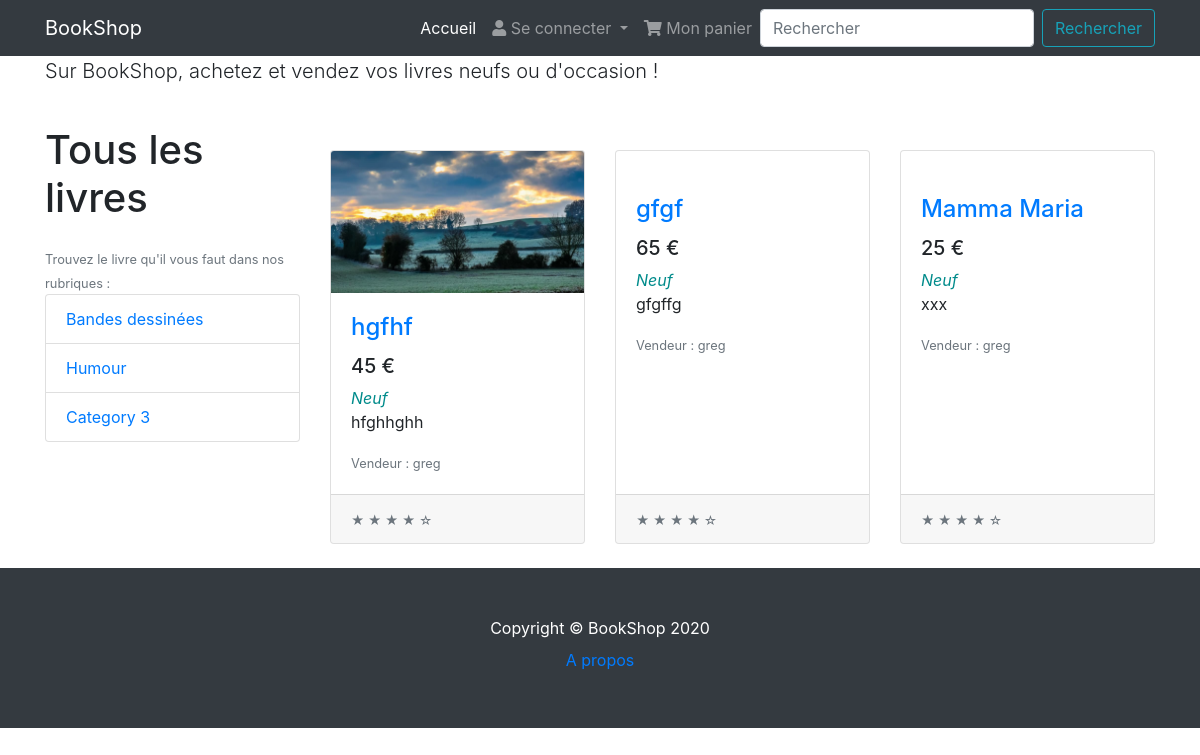
The page / on the database its author committed.
### tables this page shows
CREATE TABLE product (
  id INTEGER PRIMARY KEY AUTOINCREMENT,
  author_id INTEGER NOT NULL,
  created TIMESTAMP NOT NULL DEFAULT CURRENT_TIMESTAMP,
  name TEXT NOT NULL,
  description TEXT NOT NULL,
  price DECIMAL (4,2) NOT NULL,
  state varchar (30) NOT NULL,
  image varchar (30) NOT NULL,
  FOREIGN KEY (author_id) REFERENCES user (id)
);

CREATE TABLE user (
  id INTEGER PRIMARY KEY AUTOINCREMENT,
  username TEXT UNIQUE NOT NULL,
  password TEXT NOT NULL
);

### book/product.py (the view)
@bp.route('/')
def index():
    db = get_db()
    products = db.execute(
        'SELECT p.id, name, description, price, state, image, created, author_id, username'
        ' FROM product p JOIN user u ON p.author_id = u.id'
        ' ORDER BY created DESC'
    ).fetchall()
    return render_template('product/home.html', products=products)

### book/auth.py (called while the page is built)
@bp.before_app_request
def load_logged_in_user():
    user_id = session.get('user_id')
    if user_id is None:
        g.user = None
    else:
        g.user = get_db().execute(
            'SELECT * FROM user WHERE id = ?', (user_id,)
        ).fetchone()

### book/db.py (called while the page is built)
def get_db():
    if 'db' not in g:
        g.db = sqlite3.connect(
            current_app.config['DATABASE'],
            detect_types=sqlite3.PARSE_DECLTYPES
        )
        g.db.row_factory = sqlite3.Row
    return g.db

### book/templates/product/home.html (shortened to what this page needs)
{% extends 'base.html' %}
{% block content %}
  <div class="container">
    <p class="lead">Sur BookShop, achetez et vendez vos livres neufs ou d'occasion !</p>
    <div class="row">
      <div class="col-lg-3">
        <h1 class="my-4">Tous les livres</h1>
        <small class="text-muted">Trouvez le livre qu'il vous faut dans nos rubriques :</small>
        <div class="list-group">
          <a href="#" class="list-group-item">Bandes dessinées</a>
          <a href="#" class="list-group-item">Humour</a>
          <a href="#" class="list-group-item">Category 3</a>
        </div>
      </div>
      <div class="col-lg-9">
        <br /><br />
        <div class="row">
          {% for product in products %}
          <div class="col-lg-4 col-md-6 mb-4">
            <div class="card h-100">
              {% if product['image'] %}
              <a href="#"><img class="card-img-top" src="/static/uploads/{{ product['image'] }}" alt=""></a>
              {% else %}
              <a href="#"><img class="card-img-top" src="http://placehold.it/700x400" alt=""></a>
              {% endif %}
              <div class="card-body">
                <h4 class="card-title">
                  <a href="#">{{ product['name'] }}</a>
                </h4>
                <h5>{{ product['price'] }} €</h5><span style="font-style: italic;color: darkcyan;">{{ product['state'] }}</span>
                <p class="card-text">{{ product['description'] | truncate(80) }}</p>
                  <small class="text-muted">Vendeur : {{ product['username']}}</small>
              </div>
              <div class="card-footer">
                <small class="text-muted">&#9733; &#9733; &#9733; &#9733; &#9734;</small>
              </div>
            </div>
          </div>
          {% endfor %}
        </div>
      </div>
    </div>
  </div>
{% endblock %}

### book/templates/base.html (shortened to what this page needs)
<!DOCTYPE html>
<html>
<head>
    <link rel="stylesheet" type="text/css" href="{{ url_for('static', filename='css/bootstrap.min.css') }}">
    <link rel="stylesheet" type="text/css" href="{{ url_for('static', filename='css/style.css') }}">
    <link rel="stylesheet" href="{{ url_for('static', filename='css/fontawesome.min.css') }}">
</head>
<body>
  <nav class="navbar navbar-expand-lg navbar-dark bg-dark fixed-top">
    <div class="container">
      <a class="navbar-brand" href="#">BookShop</a>
      <div class="collapse navbar-collapse" id="navbarResponsive">
        <ul class="navbar-nav ml-auto">
          <li class="nav-item active">
            <a class="nav-link" href="/">Accueil
            </a>
          </li>
        <li class="nav-item dropdown">
          <a class="nav-link dropdown-toggle" href="#" id="navbarDropdown" role="button" data-toggle="dropdown" aria-haspopup="true" aria-expanded="false">
            {% if g.user %}
            <i class="fas fa-user"></i> Bonjour {{ g.user['username'] }}
          </a>
          <div class="dropdown-menu" aria-labelledby="navbarDropdown">
          <a class="dropdown-item" href="/create">Vendre un livre</a>
            <a class="dropdown-item" href="/inventory">Mes livres en vente</a>
          <a class="dropdown-item" href="#">Ajouter une catégorie</a>
            <div class="dropdown-divider"></div>
            <a class="dropdown-item" href="{{ url_for('auth.logout') }}">Se déconnecter</a>
          </div>
          {% else %}
            <i class="fas fa-user"></i> Se connecter
          </a>
          {% endif %}
        </li>
          <li class="nav-item">
            <a class="nav-link" href="#"><i class="fas fa-shopping-cart"></i> Mon panier</a>
          </li>
        </ul>
          <form class="form-inline my-2 my-lg-0">
          <input class="form-control mr-sm-2" type="search" placeholder="Rechercher" aria-label="Search">
          <button class="btn btn-outline-info my-2 my-sm-0" type="submit">Rechercher</button>
          </form>
      </div>
    </div>
  </nav>
    {% block content %}{% endblock %}
  <footer class="py-5 bg-dark">
    <div class="container">
      <p class="m-0 text-center text-white">Copyright &copy; BookShop 2020</p>
            <a class="nav-link text-center" href="/about">A propos</a>
    </div>
  </footer>
</body>
</html>

### book/static/css/style.css (style rules this page uses)
body { padding-top: 56px; }

### rows shown on the page
product: image (picture), name "hgfhf", price "45", state "Neuf", description "hfghhghh", username "greg"
product: name "gfgf", price "65", state "Neuf", description "gfgffg", username "greg"
product: name "Mamma Maria", price "25", state "Neuf", description "xxx", username "greg"
